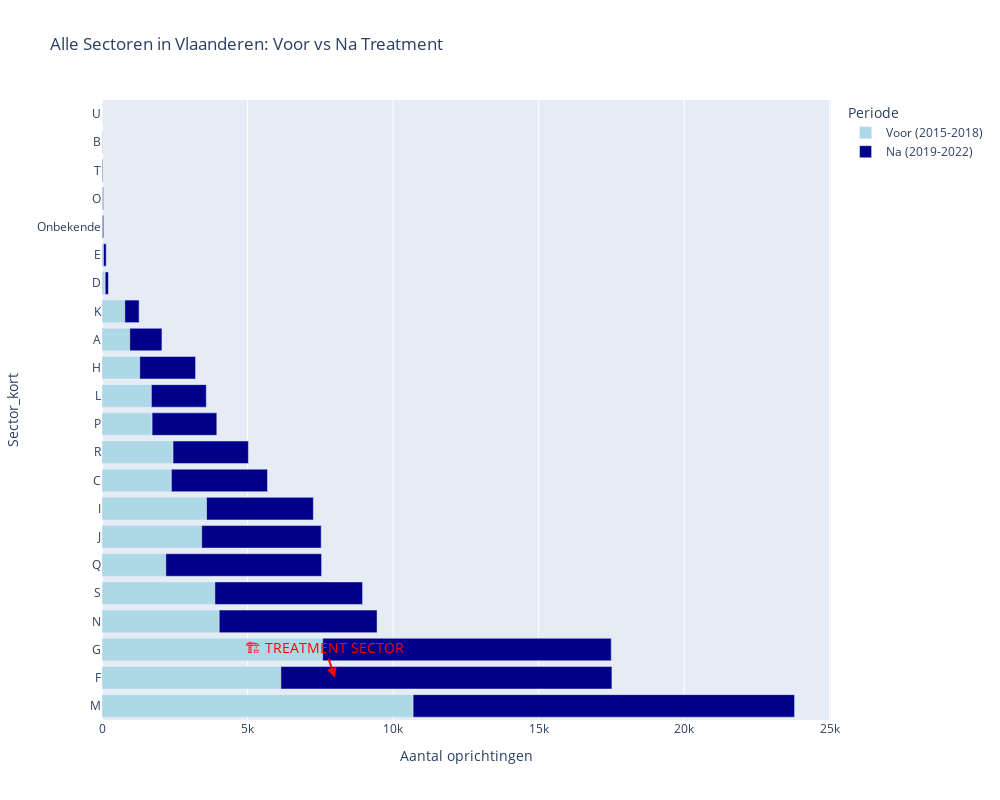

The cell this chart's notebook holds for it:
### Code cell
# 📊 ALTERNATIEVE VISUALISATIE: Sectoren in perspectief
print("📊 SECTOREN IN PERSPECTIEF - Vlaanderen")
print("=" * 45)

# Maak een vergelijking van alle sectoren in Vlaanderen
vlaanderen_sectoren = df_did[df_did['Gewest'] == 'Vlaams Gewest'].groupby('Sectie')[OUTCOME_VARIABLE].mean().sort_values(ascending=False)

# Toon top 10 sectoren
print("🏆 TOP 10 SECTOREN in Vlaanderen (gemiddeld aantal oprichtingen):")
print("-" * 60)
for i, (sector, oprichtingen) in enumerate(vlaanderen_sectoren.head(10).items(), 1):
    is_bouw = "🏗️" if "F Bouwnijverheid" in sector else "🏢"
    sector_kort = sector.split(' ')[0] + " " + sector.split(' ')[1] if len(sector.split(' ')) > 1 else sector
    print(f"{i:2d}. {is_bouw} {sector_kort:<25}: {oprichtingen:>7.0f} oprichtingen")

print(f"\n💡 BELANGRIJKE INZICHTEN:")
print("-" * 25)
bouw_rang = list(vlaanderen_sectoren.index).index('F Bouwnijverheid') + 1
print(f"• Bouwsector staat op plaats {bouw_rang} van {len(vlaanderen_sectoren)} sectoren")
print(f"• Bouw is inderdaad een grote sector, maar niet de grootste")
print(f"• De grafiek toont GEMIDDELDES per groep, niet totalen")

# Maak een nieuwe grafiek die dit beter toont
import plotly.express as px

# Data voor betere visualisatie
vl_voor_na = df_did[df_did['Gewest'] == 'Vlaams Gewest'].groupby(['Sectie', 'post_treatment'])[OUTCOME_VARIABLE].mean().reset_index()
vl_voor_na['Periode'] = vl_voor_na['post_treatment'].map({0: 'Voor (2015-2018)', 1: 'Na (2019-2022)'})
vl_voor_na['Sector_kort'] = vl_voor_na['Sectie'].str.split(' ').str[0]
vl_voor_na['Is_Bouw'] = vl_voor_na['Sectie'].str.contains('F Bouwnijverheid')

# Sorteer op gemiddelde waarde
sector_order = vl_voor_na.groupby('Sector_kort')[OUTCOME_VARIABLE].mean().sort_values(ascending=True).index

fig_sectors = px.bar(vl_voor_na, 
                    x=OUTCOME_VARIABLE, 
                    y='Sector_kort',
                    color='Periode',
                    title='Alle Sectoren in Vlaanderen: Voor vs Na Treatment',
                    orientation='h',
                    category_orders={'Sector_kort': sector_order},
                    color_discrete_map={'Voor (2015-2018)': 'lightblue', 'Na (2019-2022)': 'darkblue'})

# Highlight bouwsector
fig_sectors.update_layout(height=800, width=1000)
fig_sectors.add_annotation(
    x=8000, y='F',
    text="🏗️ TREATMENT SECTOR",
    showarrow=True,
    arrowhead=2,
    arrowcolor="red",
    arrowwidth=2,
    font=dict(size=14, color="red")
)

fig_sectors.show()

### Figure 1 — Plotly figure (JSON) as saved in the notebook; plotly's stock layout.template omitted (floating-point values rounded to 4 significant figures)
{"data": [{"hovertemplate": "Periode=Voor (2015-2018)<br>Aantal oprichtingen=%{x}<br>Sector_kort=%{y}<extra></extra>", "legendgroup": "Voor (2015-2018)", "marker": {"color": "lightblue", "pattern": {"shape": ""}}, "name": "Voor (2015-2018)", "orientation": "h", "showlegend": true, "textposition": "auto", "type": "bar", "x": [953.2, 2.75, 2383.0, 109.5, 51.25, 6143.0, 7580.0, 1296.0, 3592.0, 3424.0, 783.0, 1695.0, 10690.0, 4026.0, 28.0, 16.75, 1721.0, 2191.0, 2440.0, 3876.0, 13.5, 0.0], "xaxis": "x", "y": ["A", "B", "C", "D", "E", "F", "G", "H", "I", "J", "K", "L", "M", "N", "O", "Onbekende", "P", "Q", "R", "S", "T", "U"], "yaxis": "y"}, {"hovertemplate": "Periode=Na (2019-2022)<br>Aantal oprichtingen=%{x}<br>Sector_kort=%{y}<extra></extra>", "legendgroup": "Na (2019-2022)", "marker": {"color": "darkblue", "pattern": {"shape": ""}}, "name": "Na (2019-2022)", "orientation": "h", "showlegend": true, "textposition": "auto", "type": "bar", "x": [1106.0, 5.25, 3303.0, 111.5, 93.0, 11370.0, 9914.0, 1918.0, 3668.0, 4106.0, 492.0, 1887.0, 13100.0, 5423.0, 21.5, 39.75, 2223.0, 5352.0, 2589.0, 5075.0, 18.5, 0.25], "xaxis": "x", "y": ["A", "B", "C", "D", "E", "F", "G", "H", "I", "J", "K", "L", "M", "N", "O", "Onbekende", "P", "Q", "R", "S", "T", "U"], "yaxis": "y"}], "layout": {"annotations": [{"arrowcolor": "red", "arrowhead": 2, "arrowwidth": 2, "font": {"color": "red", "size": 14}, "showarrow": true, "text": "🏗️ TREATMENT SECTOR", "x": 8000, "y": "F"}], "barmode": "relative", "height": 800, "legend": {"title": {"text": "Periode"}, "tracegroupgap": 0}, "title": {"text": "Alle Sectoren in Vlaanderen: Voor vs Na Treatment"}, "width": 1000, "xaxis": {"anchor": "y", "domain": [0, 1], "title": {"text": "Aantal oprichtingen"}}, "yaxis": {"anchor": "x", "categoryarray": ["M", "F", "G", "N", "S", "Q", "J", "I", "C", "R", "P", "L", "H", "A", "K", "D", "E", "Onbekende", "O", "T", "B", "U"], "categoryorder": "array", "domain": [0, 1], "title": {"text": "Sector_kort"}}}}
